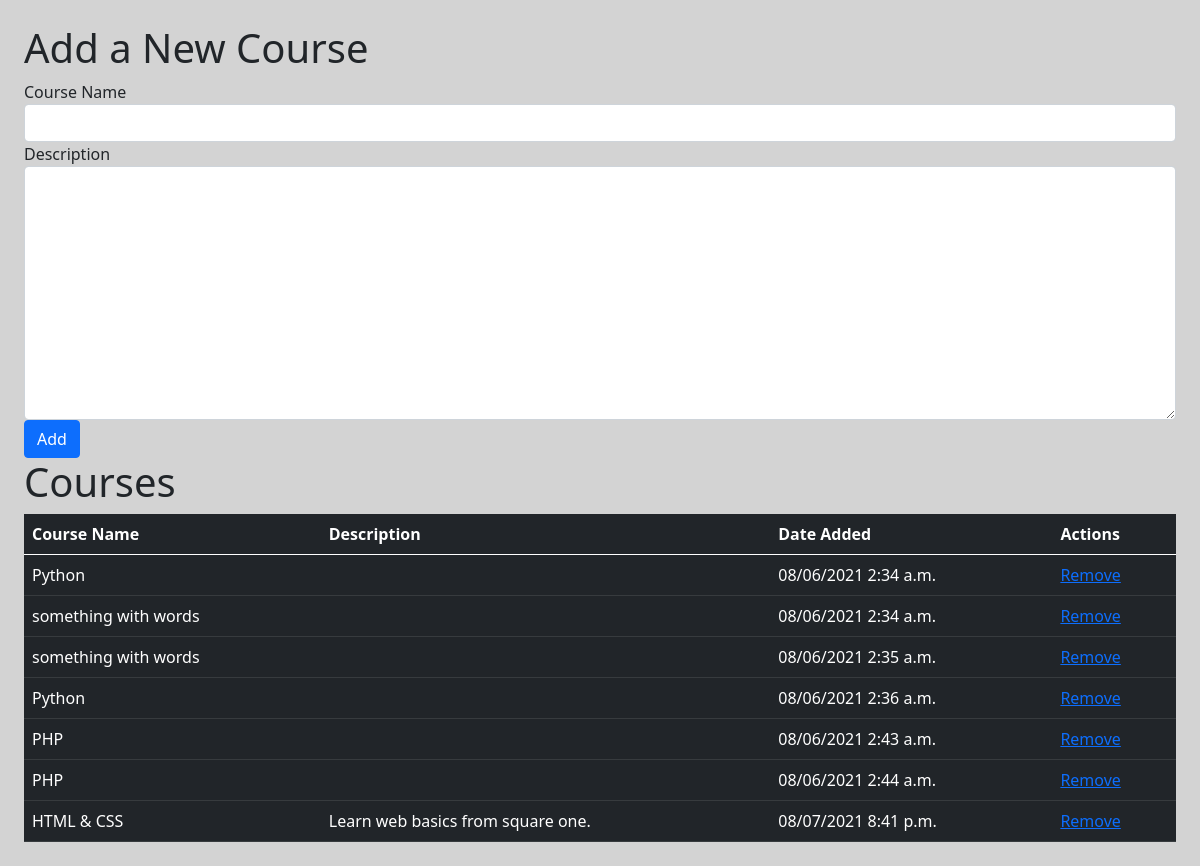
The page / on the database its author committed.
### course_app/models.py (models this page shows)
class Course(models.Model):
    course_name = models.CharField(max_length=250)
    description = models.CharField(max_length=250)
    date_added = models.DateTimeField(auto_now_add=True)
    updated_at = models.DateTimeField(auto_now=True)
    objects = New_CourseManager()

### course_app/views.py (the view)
# urls.py: path('', views.index),
def index(request):
    context = {
        "all_courses": Course.objects.all()
    }
    return render(request, 'index.html', context)

### course_app/templates/index.html (shortened to what this page needs)
<!DOCTYPE html>
<html>
    <head>
        <link href="https://cdn.jsdelivr.net/npm/bootstrap@5.0.2/dist/css/bootstrap.min.css" rel="stylesheet">
        {% load static %}
        <link rel="stylesheet" href="{% static 'css/style.css' %}">
    </head>
    <body>
        <h1>Add a New Course</h1>
        <form action="/courses/create" method="POST">
                <div class="form-group">
                    <label for="course_name">Course Name</label>
                    <input type="text" name="course_name" id="course_name" class="form-control">
                </div>
                <div class="form-group">
                    <label for="description">Description</label>
                    <textarea name="description" id="description" cols="30" rows="10" class="form-control"></textarea>
                </div>
                <button class="btn btn-primary">Add</button>
        <h1>Courses</h1>
        <table class="table table-dark">
            <thead>
                <tr>
                    <th>Course Name</th>
                    <th>Description</th>
                    <th>Date Added</th>
                    <th>Actions</th>
                </tr>
            </thead>
            <tbody>
            {% for one_course in all_courses %}
                <tr>
                    <td>{{one_course.course_name}}</td>
                    <td>{{one_course.description}}</td>
                    <td>{{one_course.date_added|date:"SHORT_DATETIME_FORMAT"}}</td>
                    <td><a href="courses/destroy/{{ one_course.id }}">Remove</a>
                    </td>
                </tr>
            {% endfor %}
            </tbody>
    </body>
</html>

### course_app/static/css/style.css (style rules this page uses)
body { margin: 1.5rem; background-color: lightgray; }

### rows shown on the page
Course: course_name "Python", date_added "08/06/2021 2:34 a.m."
Course: course_name "something with words", date_added "08/06/2021 2:34 a.m."
Course: course_name "something with words", date_added "08/06/2021 2:35 a.m."
Course: course_name "Python", date_added "08/06/2021 2:36 a.m."
Course: course_name "PHP", date_added "08/06/2021 2:43 a.m."
Course: course_name "PHP", date_added "08/06/2021 2:44 a.m."
Course: course_name "HTML & CSS", description "Learn web basics from square one.", date_added "08/07/2021 8:41 p.m."
